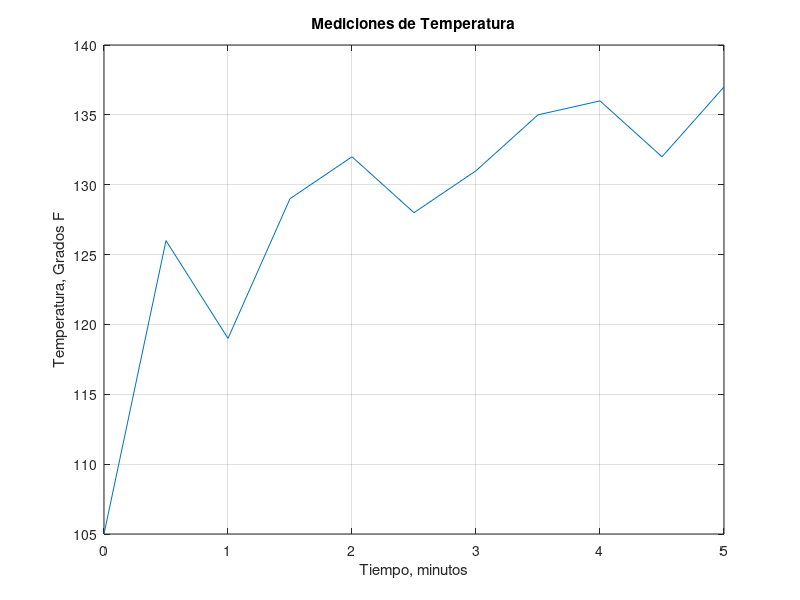

This chart was generated by the following MATLAB code:
%Calcular la temperatura media (o promedio)
%y graficar los datos de temeparatura.
%  
tiempo = [0.0, 0.5, 1.0, 1.5, 2.0, 2.5, 3.0, 3.5, 4.0, 4.5, 5.0];
temps = [105, 126, 119, 129, 132, 128, 131, 135, 136, 132, 137];
promedio = mean(temps)
plot (tiempo, temps), title('Mediciones de Temperatura' );...
    xlabel ('Tiempo, minutos');...
    ylabel ('Temperatura, Grados F'), grid 
